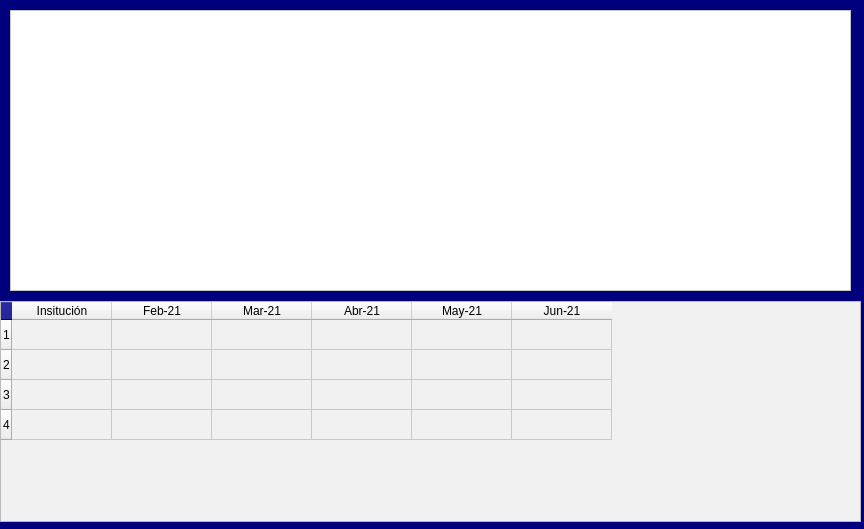
<?xml version="1.0" encoding="UTF-8"?>
<ui version="4.0">
 <class>MainWindow</class>
 <widget class="QMainWindow" name="MainWindow">
  <property name="geometry">
   <rect>
    <x>0</x>
    <y>0</y>
    <width>864</width>
    <height>529</height>
   </rect>
  </property>
  <property name="windowTitle">
   <string>MainWindow</string>
  </property>
  <property name="styleSheet">
   <string notr="true">background-color: rgb(0, 0, 127);</string>
  </property>
  <widget class="QWidget" name="centralwidget">
   <widget class="QTableWidget" name="Tabla">
    <property name="geometry">
     <rect>
      <x>0</x>
      <y>301</y>
      <width>861</width>
      <height>221</height>
     </rect>
    </property>
    <property name="font">
     <font>
      <pointsize>10</pointsize>
      <weight>75</weight>
      <bold>true</bold>
     </font>
    </property>
    <property name="styleSheet">
     <string notr="true">background-color: rgb(241, 241, 241);</string>
    </property>
    <row>
     <property name="text">
      <string>1</string>
     </property>
    </row>
    <row>
     <property name="text">
      <string>2</string>
     </property>
    </row>
    <row>
     <property name="text">
      <string>3</string>
     </property>
    </row>
    <row>
     <property name="text">
      <string>4</string>
     </property>
    </row>
    <column>
     <property name="text">
      <string>Insitución</string>
     </property>
    </column>
    <column>
     <property name="text">
      <string>Feb-21</string>
     </property>
    </column>
    <column>
     <property name="text">
      <string>Mar-21</string>
     </property>
    </column>
    <column>
     <property name="text">
      <string>Abr-21</string>
     </property>
    </column>
    <column>
     <property name="text">
      <string>May-21</string>
     </property>
    </column>
    <column>
     <property name="text">
      <string>Jun-21</string>
     </property>
    </column>
   </widget>
   <widget class="QFrame" name="frame">
    <property name="geometry">
     <rect>
      <x>10</x>
      <y>10</y>
      <width>841</width>
      <height>281</height>
     </rect>
    </property>
    <property name="styleSheet">
     <string notr="true">background-color:rgb(255, 255, 255)</string>
    </property>
    <property name="frameShape">
     <enum>QFrame::StyledPanel</enum>
    </property>
    <property name="frameShadow">
     <enum>QFrame::Raised</enum>
    </property>
    <widget class="QWidget" name="verticalLayoutWidget">
     <property name="geometry">
      <rect>
       <x>10</x>
       <y>10</y>
       <width>821</width>
       <height>261</height>
      </rect>
     </property>
     <layout class="QVBoxLayout" name="Grafica"/>
    </widget>
   </widget>
  </widget>
 </widget>
 <resources/>
 <connections/>
</ui>
